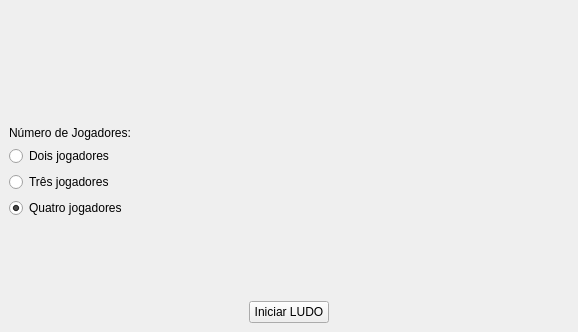
<?xml version="1.0" encoding="UTF-8"?>
<ui version="4.0">
 <class>WelcomeWindow</class>
 <widget class="QMainWindow" name="WelcomeWindow">
  <property name="geometry">
   <rect>
    <x>0</x>
    <y>0</y>
    <width>578</width>
    <height>332</height>
   </rect>
  </property>
  <property name="sizePolicy">
   <sizepolicy hsizetype="Fixed" vsizetype="Fixed">
    <horstretch>0</horstretch>
    <verstretch>0</verstretch>
   </sizepolicy>
  </property>
  <property name="minimumSize">
   <size>
    <width>0</width>
    <height>0</height>
   </size>
  </property>
  <property name="windowTitle">
   <string>Luzo Z+</string>
  </property>
  <widget class="QWidget" name="centralwidget">
   <layout class="QVBoxLayout" name="verticalLayout_2">
    <item>
     <widget class="QLabel" name="logo">
      <property name="sizePolicy">
       <sizepolicy hsizetype="Preferred" vsizetype="Expanding">
        <horstretch>0</horstretch>
        <verstretch>0</verstretch>
       </sizepolicy>
      </property>
      <property name="minimumSize">
       <size>
        <width>0</width>
        <height>111</height>
       </size>
      </property>
      <property name="font">
       <font>
        <family>Ani</family>
        <pointsize>30</pointsize>
       </font>
      </property>
      <property name="text">
       <string/>
      </property>
      <property name="alignment">
       <set>Qt::AlignmentFlag::AlignCenter</set>
      </property>
     </widget>
    </item>
    <item>
     <layout class="QVBoxLayout" name="verticalLayout">
      <item>
       <widget class="QLabel" name="label">
        <property name="sizePolicy">
         <sizepolicy hsizetype="Expanding" vsizetype="Fixed">
          <horstretch>0</horstretch>
          <verstretch>0</verstretch>
         </sizepolicy>
        </property>
        <property name="locale">
         <locale language="English" country="UnitedStates"/>
        </property>
        <property name="text">
         <string>Número de Jogadores:</string>
        </property>
        <property name="margin">
         <number>0</number>
        </property>
       </widget>
      </item>
      <item>
       <widget class="QRadioButton" name="radioTwo">
        <property name="sizePolicy">
         <sizepolicy hsizetype="Expanding" vsizetype="Fixed">
          <horstretch>0</horstretch>
          <verstretch>0</verstretch>
         </sizepolicy>
        </property>
        <property name="text">
         <string>Dois jogadores</string>
        </property>
       </widget>
      </item>
      <item>
       <widget class="QRadioButton" name="radioThree">
        <property name="sizePolicy">
         <sizepolicy hsizetype="Expanding" vsizetype="Fixed">
          <horstretch>0</horstretch>
          <verstretch>0</verstretch>
         </sizepolicy>
        </property>
        <property name="text">
         <string>Três jogadores</string>
        </property>
       </widget>
      </item>
      <item>
       <widget class="QRadioButton" name="radioFour">
        <property name="sizePolicy">
         <sizepolicy hsizetype="Expanding" vsizetype="Fixed">
          <horstretch>0</horstretch>
          <verstretch>0</verstretch>
         </sizepolicy>
        </property>
        <property name="text">
         <string>Quatro jogadores</string>
        </property>
        <property name="checked">
         <bool>true</bool>
        </property>
       </widget>
      </item>
     </layout>
    </item>
    <item>
     <spacer name="verticalSpacer_2">
      <property name="orientation">
       <enum>Qt::Orientation::Vertical</enum>
      </property>
      <property name="sizeType">
       <enum>QSizePolicy::Policy::Preferred</enum>
      </property>
      <property name="sizeHint" stdset="0">
       <size>
        <width>20</width>
        <height>40</height>
       </size>
      </property>
     </spacer>
    </item>
    <item>
     <spacer name="verticalSpacer">
      <property name="orientation">
       <enum>Qt::Orientation::Vertical</enum>
      </property>
      <property name="sizeType">
       <enum>QSizePolicy::Policy::Expanding</enum>
      </property>
      <property name="sizeHint" stdset="0">
       <size>
        <width>17</width>
        <height>13</height>
       </size>
      </property>
     </spacer>
    </item>
    <item>
     <spacer name="horizontalSpacer">
      <property name="orientation">
       <enum>Qt::Orientation::Horizontal</enum>
      </property>
      <property name="sizeType">
       <enum>QSizePolicy::Policy::Expanding</enum>
      </property>
      <property name="sizeHint" stdset="0">
       <size>
        <width>40</width>
        <height>20</height>
       </size>
      </property>
     </spacer>
    </item>
    <item>
     <layout class="QHBoxLayout" name="horizontalLayout_2">
      <property name="spacing">
       <number>0</number>
      </property>
      <property name="sizeConstraint">
       <enum>QLayout::SizeConstraint::SetFixedSize</enum>
      </property>
      <property name="rightMargin">
       <number>0</number>
      </property>
      <item>
       <widget class="QPushButton" name="startButton">
        <property name="sizePolicy">
         <sizepolicy hsizetype="Fixed" vsizetype="Minimum">
          <horstretch>0</horstretch>
          <verstretch>0</verstretch>
         </sizepolicy>
        </property>
        <property name="text">
         <string>Iniciar LUDO</string>
        </property>
       </widget>
      </item>
     </layout>
    </item>
   </layout>
  </widget>
 </widget>
 <resources/>
 <connections/>
</ui>
